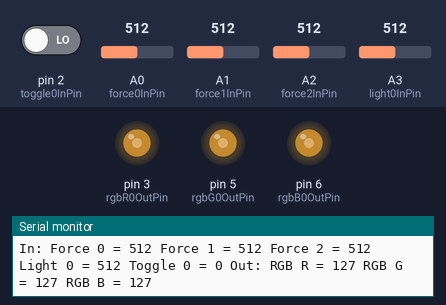
Bench run of a sketch on a simulated Arduino Uno, built with avr-gcc and run on an emulated ATmega328P. Shown: output pins drawn as LEDs (lit = HIGH), the last lines printed to the serial monitor. The inputs (shaded band) are chosen by the test bench; at power-on: A0 (force0InPin) = 512, A1 (force1InPin) = 512, A2 (force2InPin) = 512, pin 2 (toggle0InPin) LOW, A3 (light0InPin) = 512.

Above: at 1.2 s.
1.3 s: A0 (force0InPin) set to 30
At 2.2 s:
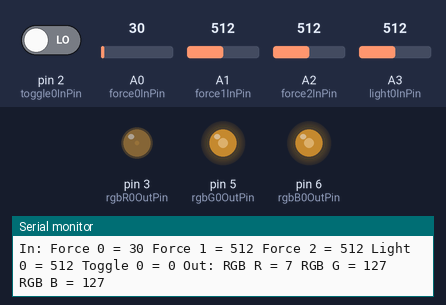
2.8 s: A1 (force1InPin) set to 30
At 4.0 s:
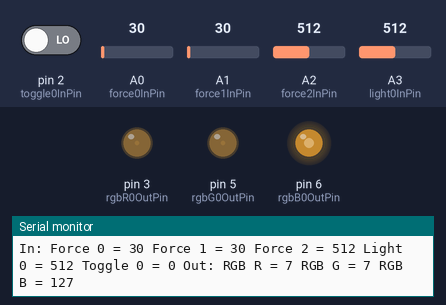
4.3 s: A2 (force2InPin) set to 30
At 5.3 s:
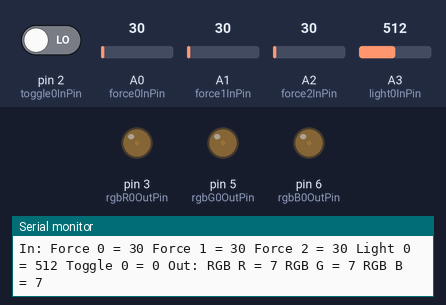
5.8 s: A0 (force0InPin) set to 716
At 6.9 s:
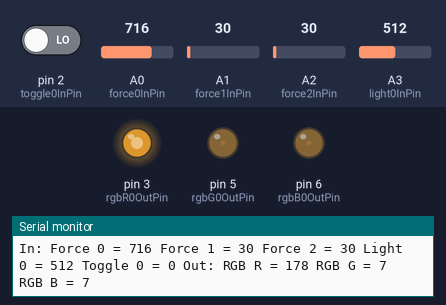
7.4 s: A1 (force1InPin) set to 306
At 8.5 s:
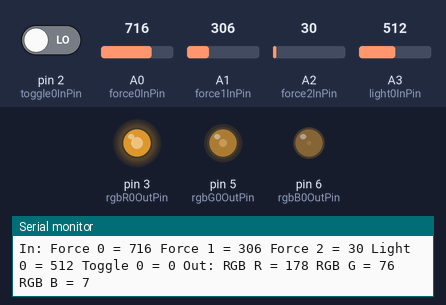
9.0 s: A2 (force2InPin) set to 306
At 10.3 s:
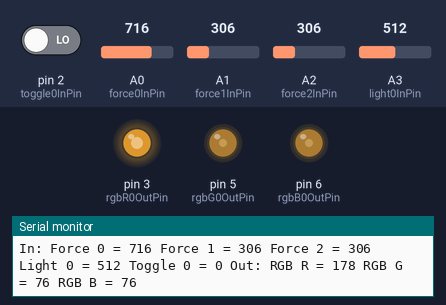
Timing chart, 0 to 11.5 s (numbered marks = the images above; inputs shaded):
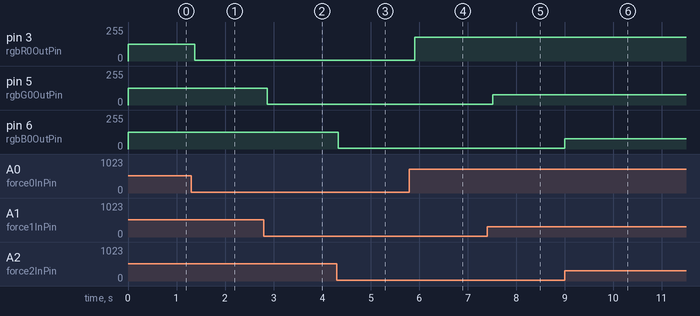

Measured:
- after the input at 1.3 s, pin 3 (rgbR0OutPin): 127/255 → 7/255 after 0.07 s
- after the input at 2.8 s, pin 5 (rgbG0OutPin): 127/255 → 7/255 after 0.07 s
- after the input at 4.3 s, pin 6 (rgbB0OutPin): 127/255 → 7/255 at once
- after the input at 5.8 s, pin 3 (rgbR0OutPin): 7/255 → 178/255 after 0.11 s
- after the input at 7.4 s, pin 5 (rgbG0OutPin): 7/255 → 76/255 after 0.12 s
- after the input at 9.0 s, pin 6 (rgbB0OutPin): 7/255 → 76/255 at once

The sketch:

RGB_Force_Interactive_Assignment.ino
```cpp
const int force0InPin = 0;
const int force1InPin = 1;
const int force2InPin = 2;
const int light0InPin = 3;
const int toggle0InPin = 2;
int force0In = 0;
int force1In = 0;
int force2In = 0;
int light0In = 0;
boolean toggle0In = 0;
const int rgbR0OutPin = 3;
const int rgbG0OutPin = 5;
const int rgbB0OutPin = 6;
int rgbR0Out = 0;
int rgbG0Out = 0;
int rgbB0Out = 0;
void setup() {
  // put your setup code here, to run once:
  pinMode(toggle0InPin, INPUT);
  pinMode(rgbR0OutPin, OUTPUT);
  pinMode(rgbG0OutPin, OUTPUT);
  pinMode(rgbB0OutPin, OUTPUT);
  Serial.begin(9600);
}
void loop() {
  // put your main code here, to run repeatedly:
  force0In = analogRead(force0InPin);
  force1In = analogRead(force1InPin);
  force2In = analogRead(force2InPin);
  light0In = analogRead(light0InPin);
  toggle0In = digitalRead(toggle0InPin);
//  if (toggle0In == true) {
    if (light0In == 0) {
      rgbR0Out = 127;
      rgbG0Out = 255;
      rgbB0Out = 255;
    } else {
      rgbR0Out = map(force0In, 0, 1023, 0, 255);
      rgbG0Out = map(force1In, 0, 1023, 0, 255);
      rgbB0Out = map(force2In, 0, 1023, 0, 255);
    }
//  }
  analogWrite(rgbR0OutPin, rgbR0Out);
  analogWrite(rgbG0OutPin, rgbG0Out);
  analogWrite(rgbB0OutPin, rgbB0Out);
  Serial.print("In: Force 0 = ");
  Serial.print(force0In);
  Serial.print(" Force 1 = ");
  Serial.print(force1In);
  Serial.print(" Force 2 = ");
  Serial.print(force2In);
  Serial.print(" Light 0 = ");
  Serial.print(light0In);
  Serial.print(" Toggle 0 = ");
  Serial.print(toggle0In);
  Serial.print(" Out: RGB R = ");
  Serial.print(rgbR0Out);
  Serial.print(" RGB G = ");
  Serial.print(rgbG0Out);
  Serial.print(" RGB B = ");
  Serial.println(rgbB0Out);
  delay(100);
}
```
